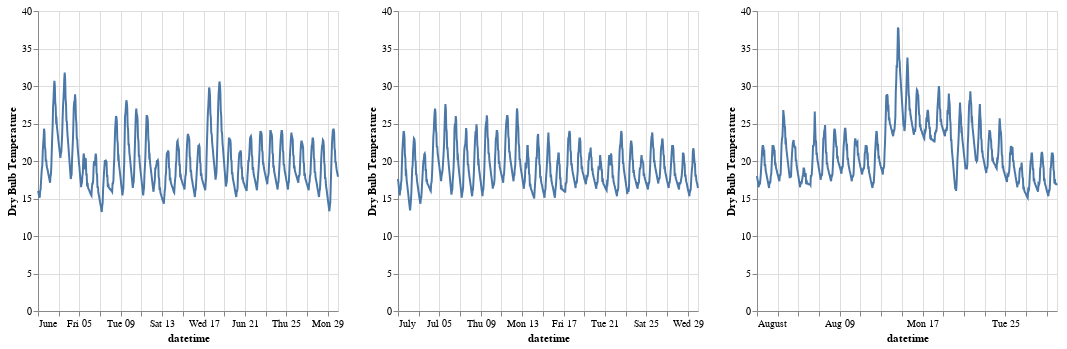

Source (notebook cell):
### Code cell
chart = alt.hconcat()
for df in [june, july, aug]:
    chart |= alt.Chart(df).mark_line().encode(x="datetime:T", y="Dry Bulb Temperature")

chart.resolve_scale(y="shared")

### Figure 1 — Vega-Lite specification as saved in the notebook (floating-point values rounded to 4 significant figures; data arrays with more than 128 entries replaced by an {"elided": "..."} marker saying what was removed)
{"config": {"view": {"continuousWidth": 300, "continuousHeight": 300}}, "hconcat": [{"mark": {"type": "line"}, "encoding": {"x": {"field": "datetime", "type": "temporal"}, "y": {"field": "Dry Bulb Temperature", "type": "quantitative"}}}, {"data": {"name": "data-b8f26842f50cf5ecc32dcf47eb95e9ef"}, "mark": {"type": "line"}, "encoding": {"x": {"field": "datetime", "type": "temporal"}, "y": {"field": "Dry Bulb Temperature", "type": "quantitative"}}}, {"data": {"name": "data-4d3ef5ecffef6d6035339e8c77c28e47"}, "mark": {"type": "line"}, "encoding": {"x": {"field": "datetime", "type": "temporal"}, "y": {"field": "Dry Bulb Temperature", "type": "quantitative"}}}], "data": {"name": "data-77fd4d3376b6a0646a326dd1ddb742ff"}, "resolve": {"scale": {"y": "shared"}}, "$schema": "https://vega.github.io/schema/vega-lite/v5.20.1.json", "datasets": {"data-77fd4d3376b6a0646a326dd1ddb742ff": {"elided": "697 records"}, "data-b8f26842f50cf5ecc32dcf47eb95e9ef": {"elided": "697 records"}, "data-4d3ef5ecffef6d6035339e8c77c28e47": {"elided": "697 records"}}}
